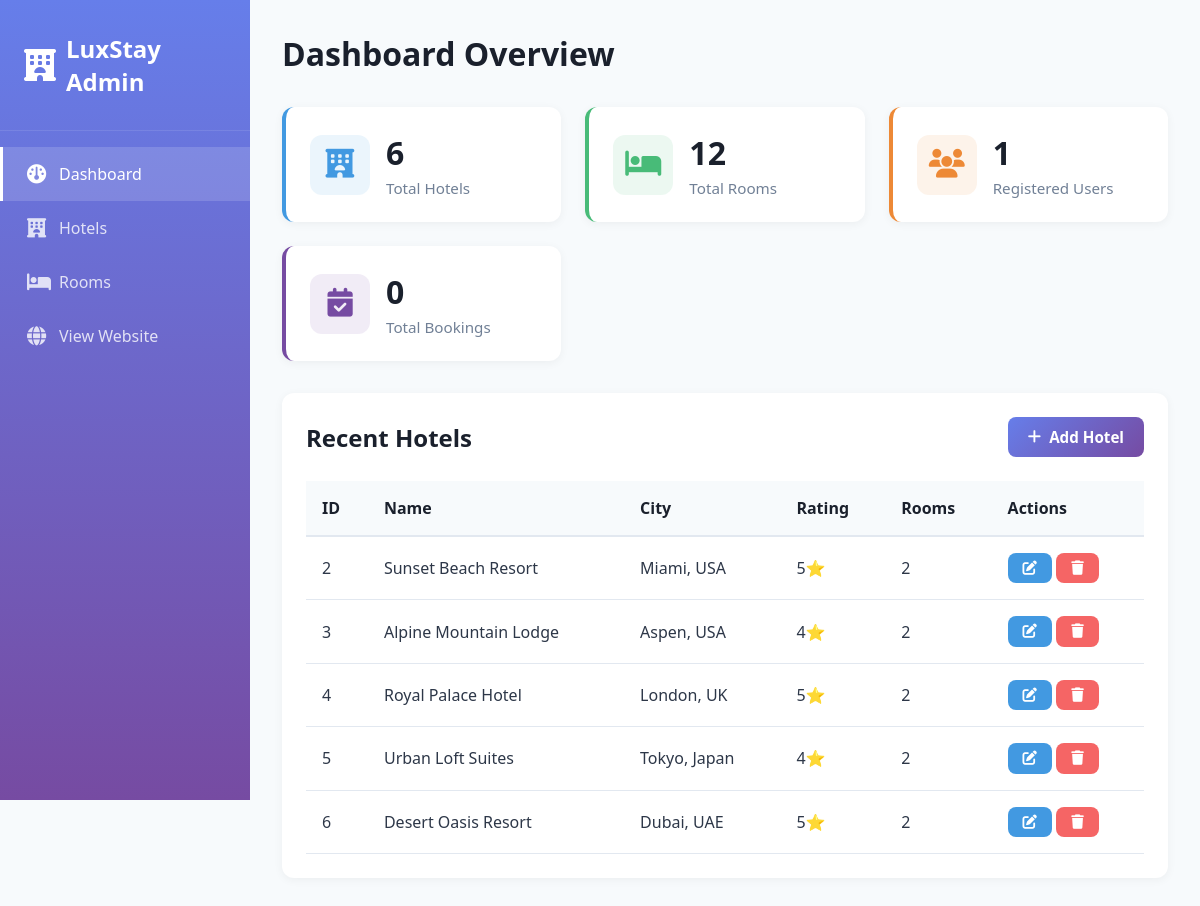
The app's page /admin/ with its own data.
### models/hotel.py (models this page shows, shortened)
class Hotel(db.Model):
    __tablename__ = 'hotels'
    id = db.Column(db.Integer, primary_key=True)
    name = db.Column(db.String(100), nullable=False)
    description = db.Column(db.Text)
    address = db.Column(db.String(100), nullable=False)
    city = db.Column(db.String(100), nullable=False)
    country = db.Column(db.String(100), nullable=False)
    star_rating = db.Column(db.Integer)
    image_url = db.Column(db.String(100))
    amenities = db.Column(db.Text)
    created_at = db.Column(db.DateTime, default=datetime.utcnow)
    rooms= db.relationship('Room', backref='hotel', lazy=True, cascade='all, delete-orphan')

### routes/admin.py (the view)
@admin_bp.route('/')
def dashboard():
    hotels = Hotel.query.all()
    rooms = Room.query.all()
    users = User.query.all()
    bookings = Booking.query.all()
    stats = {
        'total_hotels': len(hotels),
        'total_rooms': len(rooms),
        'total_users': len(users),
        'total_bookings': len(bookings)
    }
    return render_template('admin/dashboard.html',
                           hotels=hotels,
                           rooms=rooms,
                           users=users,
                           bookings=bookings,
                           stats=stats)

### templates/admin/dashboard.html (shortened to what this page needs)
<!DOCTYPE html>
<html lang="en">
<head>
    <link rel="stylesheet" href="{{ url_for('static', filename='css/admin.css') }}">
    <link rel="stylesheet" href="https://cdnjs.cloudflare.com/ajax/libs/font-awesome/6.4.0/css/all.min.css">
</head>
<body>
    <div class="admin-container">
        <aside class="sidebar">
            <div class="sidebar-header">
                <i class="fas fa-hotel"></i>
                <h2>LuxStay Admin</h2>
            </div>
            <nav class="sidebar-nav">
                <a href="{{ url_for('admin.dashboard') }}" class="nav-item active">
                    <i class="fas fa-dashboard"></i>
                    <span>Dashboard</span>
                </a>
                <a href="{{ url_for('admin.hotels') }}" class="nav-item">
                    <i class="fas fa-hotel"></i>
                    <span>Hotels</span>
                </a>
                <a href="{{ url_for('admin.rooms') }}" class="nav-item">
                    <i class="fas fa-bed"></i>
                    <span>Rooms</span>
                </a>
                <a href="{{ url_for('main.home') }}" class="nav-item">
                    <i class="fas fa-globe"></i>
                    <span>View Website</span>
                </a>
            </nav>
        </aside>
        <main class="main-content">
            <header class="content-header">
                <h1>Dashboard Overview</h1>
            </header>
            <div class="stats-grid">
                <div class="stat-card blue">
                    <div class="stat-icon">
                        <i class="fas fa-hotel"></i>
                    </div>
                    <div class="stat-info">
                        <h3>{{ stats.total_hotels }}</h3>
                        <p>Total Hotels</p>
                    </div>
                </div>
                <div class="stat-card green">
                    <div class="stat-icon">
                        <i class="fas fa-bed"></i>
                    </div>
                    <div class="stat-info">
                        <h3>{{ stats.total_rooms }}</h3>
                        <p>Total Rooms</p>
                    </div>
                </div>
                <div class="stat-card orange">
                    <div class="stat-icon">
                        <i class="fas fa-users"></i>
                    </div>
                    <div class="stat-info">
                        <h3>{{ stats.total_users }}</h3>
                        <p>Registered Users</p>
                    </div>
                </div>
                <div class="stat-card purple">
                    <div class="stat-icon">
                        <i class="fas fa-calendar-check"></i>
                    </div>
                    <div class="stat-info">
                        <h3>{{ stats.total_bookings }}</h3>
                        <p>Total Bookings</p>
                    </div>
                </div>
            </div>
            <div class="content-section">
                <div class="section-header">
                    <h2>Recent Hotels</h2>
                    <a href="{{ url_for('admin.add_hotel') }}" class="btn-primary">
                        <i class="fas fa-plus"></i> Add Hotel
                    </a>
                </div>
                <div class="table-container">
                    <table>
                        <thead>
                            <tr>
                                <th>ID</th>
                                <th>Name</th>
                                <th>City</th>
                                <th>Rating</th>
                                <th>Rooms</th>
                                <th>Actions</th>
                            </tr>
                        </thead>
                        <tbody>
                            {% for hotel in hotels[:5] %}
                            <tr>
                                <td>{{ hotel.id }}</td>
                                <td>{{ hotel.name }}</td>
                                <td>{{ hotel.city }}, {{ hotel.country }}</td>
                                <td>{{ hotel.star_rating }}⭐</td>
                                <td>{{ hotel.rooms|length }}</td>
                                <td>
                                    <a href="{{ url_for('admin.edit_hotel', id=hotel.id) }}" class="btn-edit">
                                        <i class="fas fa-edit"></i>
                                    </a>
                                    <a href="{{ url_for('admin.delete_hotel', id=hotel.id) }}"
                                       class="btn-delete"
                                       onclick="return confirm('Are you sure?')">
                                        <i class="fas fa-trash"></i>
                                    </a>
                                </td>
                            </tr>
                            {% endfor %}
                        </tbody>
                    </table>
                </div>
            </div>
        </main>
    </div>
</body>
</html>

### static/css/admin.css (style rules this page uses)
* { margin: 0; padding: 0; box-sizing: border-box; }
:root { --primary-color: #667eea; --secondary-color: #764ba2; --success-color: #48bb78; --danger-color: #f56565; --warning-color: #ed8936; --info-color: #4299e1; --dark-color: #1a202c; --light-color: #f7fafc; --border-color: #e2e8f0; --sidebar-width: 250px; }
body { font-family: 'Segoe UI', Tahoma, Geneva, Verdana, sans-serif; background: var(--light-color); color: #2d3748; }
.admin-container { display: flex; min-height: 100vh; }
.sidebar { width: var(--sidebar-width); background: linear-gradient(180deg, var(--primary-color), var(--secondary-color)); color: white; position: fixed; height: 100vh; overflow-y: auto; }
.sidebar-header { padding: 2rem 1.5rem; display: flex; align-items: center; gap: 10px; border-bottom: 1px solid rgba(255,255,255,0.1); }
.sidebar-header i { font-size: 2rem; }
.sidebar-header h2 { font-size: 1.5rem; }
.sidebar-nav { padding: 1rem 0; }
.nav-item { display: flex; align-items: center; gap: 12px; padding: 1rem 1.5rem; color: rgba(255,255,255,0.8); text-decoration: none; transition: all 0.3s; border-left: 3px solid transparent; }
.nav-item.active { background: rgba(255,255,255,0.15); color: white; border-left-color: white; }
.nav-item i { font-size: 1.2rem; width: 20px; }
.main-content { margin-left: var(--sidebar-width); flex: 1; padding: 2rem; }
.content-header { display: flex; justify-content: space-between; align-items: center; margin-bottom: 2rem; }
.content-header h1 { font-size: 2rem; color: var(--dark-color); }
.btn-primary, .btn-secondary, .btn-edit, .btn-delete { padding: 10px 20px; border: none; border-radius: 8px; font-weight: 600; cursor: pointer; text-decoration: none; display: inline-flex; align-items: center; gap: 8px; transition: all 0.3s; font-size: 0.95rem; }
.btn-primary { background: linear-gradient(135deg, var(--primary-color), var(--secondary-color)); color: white; }
.btn-edit { background: var(--info-color); color: white; padding: 8px 15px; font-size: 0.9rem; }
.btn-delete { background: var(--danger-color); color: white; padding: 8px 15px; font-size: 0.9rem; }
.stats-grid { display: grid; grid-template-columns: repeat(auto-fit, minmax(250px, 1fr)); gap: 1.5rem; margin-bottom: 2rem; }
.stat-card { background: white; padding: 1.5rem; border-radius: 12px; box-shadow: 0 2px 10px rgba(0,0,0,0.05); display: flex; align-items: center; gap: 1rem; transition: all 0.3s; }
.stat-card.blue { border-left: 4px solid var(--info-color); }
.stat-card.green { border-left: 4px solid var(--success-color); }
.stat-card.orange { border-left: 4px solid var(--warning-color); }
.stat-card.purple { border-left: 4px solid var(--secondary-color); }
.stat-icon { width: 60px; height: 60px; border-radius: 12px; display: flex; align-items: center; justify-content: center; font-size: 1.8rem; }
.stat-card.blue .stat-icon { background: rgba(66, 153, 225, 0.1); color: var(--info-color); }
.stat-card.green .stat-icon { background: rgba(72, 187, 120, 0.1); color: var(--success-color); }
.stat-card.orange .stat-icon { background: rgba(237, 137, 54, 0.1); color: var(--warning-color); }
.stat-card.purple .stat-icon { background: rgba(118, 75, 162, 0.1); color: var(--secondary-color); }
.stat-info h3 { font-size: 2rem; color: var(--dark-color); margin-bottom: 0.25rem; }
.stat-info p { color: #718096; font-size: 0.95rem; }
.content-section { background: white; border-radius: 12px; padding: 1.5rem; box-shadow: 0 2px 10px rgba(0,0,0,0.05); margin-bottom: 2rem; }
.section-header { display: flex; justify-content: space-between; align-items: center; margin-bottom: 1.5rem; }
.section-header h2 { font-size: 1.5rem; color: var(--dark-color); }
.table-container { overflow-x: auto; }
table { width: 100%; border-collapse: collapse; }
thead { background: var(--light-color); }
th { padding: 1rem; text-align: left; font-weight: 600; color: var(--dark-color); border-bottom: 2px solid var(--border-color); }
td { padding: 1rem; border-bottom: 1px solid var(--border-color); }

### records on screen
Hotel: id "2", name "Sunset Beach Resort", city "Miami", country "USA", star_rating "5", rooms|length "2"
Hotel: id "3", name "Alpine Mountain Lodge", city "Aspen", country "USA", star_rating "4", rooms|length "2"
Hotel: id "4", name "Royal Palace Hotel", city "London", country "UK", star_rating "5", rooms|length "2"
Hotel: id "5", name "Urban Loft Suites", city "Tokyo", country "Japan", star_rating "4", rooms|length "2"
Hotel: id "6", name "Desert Oasis Resort", city "Dubai", country "UAE", star_rating "5", rooms|length "2"

### other values on screen
{{ stats.total_hotels }} "6"
{{ stats.total_rooms }} "12"
{{ stats.total_users }} "1"
{{ stats.total_bookings }} "0"
